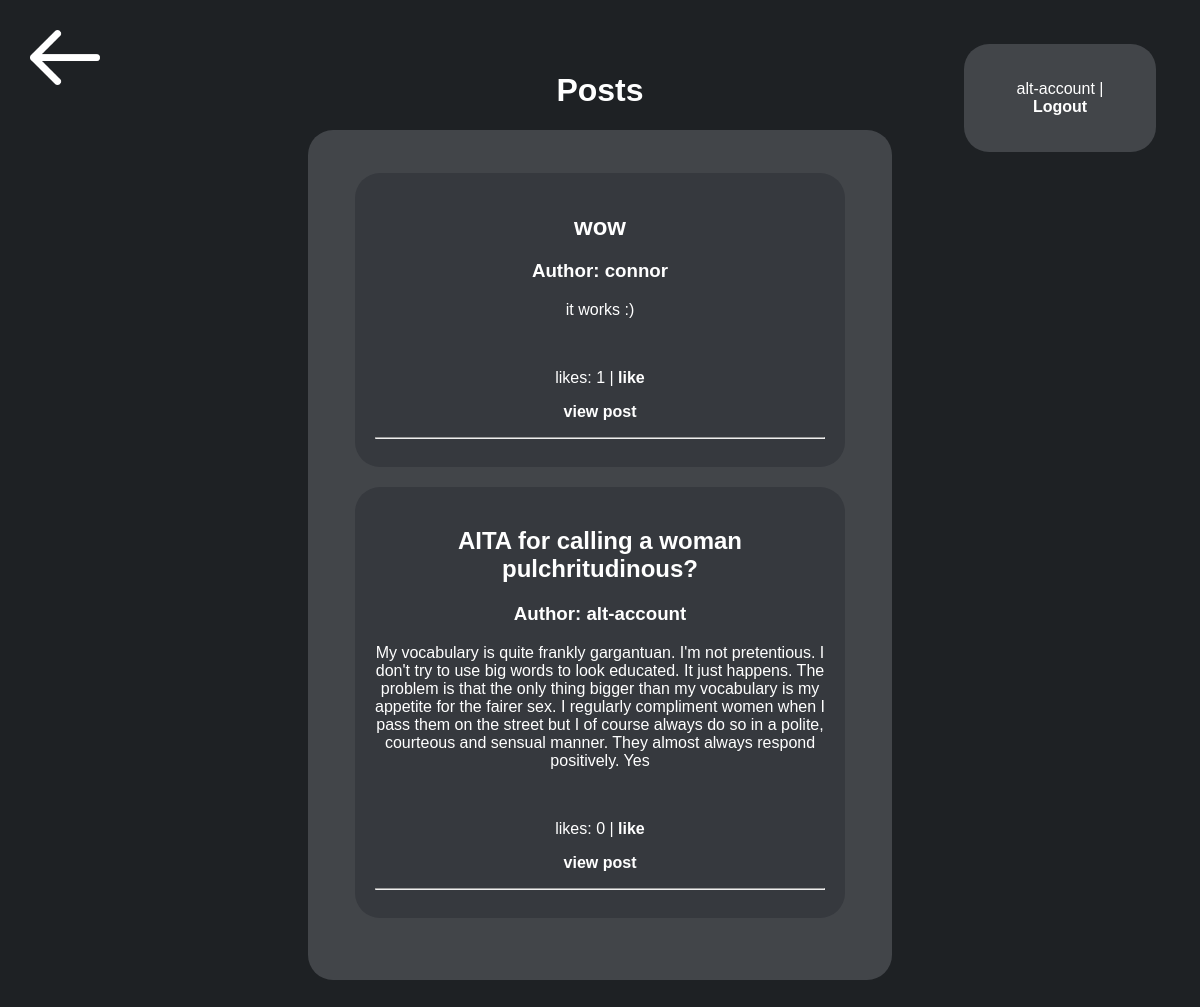
/recipient (signed in), run on the app's committed database.
### app.py (models this page shows, shortened)
class entry(db.Model):
    id = db.Column(db.Integer, primary_key=True)
    title = db.Column(db.String(150), nullable=False)
    content = db.Column(db.String(400), nullable=False)
    date_created = db.Column(db.DateTime, default=datetime.now)
    votes = db.Column(db.Integer, default=0)
    author = db.Column(db.Integer, nullable=False)
    author_name = db.Column(db.String(20), nullable=False)
    comments = db.relationship('comment', backref="entry", lazy=True, cascade='all, delete')

class User(UserMixin, db.Model):
    id = db.Column(db.Integer, primary_key=True)
    name = db.Column(db.String(20), nullable=False)
    pw_hash = db.Column(db.String(400), nullable=False)

### app.py (the view)
@app.route('/recipient')
def viewentries():
    submissions = entry.query.order_by(entry.date_created).all()
    return render_template('recipient.html', submissions=submissions, logged_in=current_user.is_authenticated, name=current_user.name)

### app.py (called while the page is built)
@login_manager.user_loader
def load_user(user_id):
    return User.query.get(int(user_id))

### templates/recipient.html (shortened to what this page needs)
{% extends 'base.html' %}
{% block body %}
<a href="/"><img src="{{ url_for('static', filename='images/back-arrow.png') }}" class="back"></a>
<h1>Posts</h1>
<div class="box">
    {% for entry in submissions %}
        <div class="postbox">
            <h2>{{ entry.title }}</h2>
            <h3>Author: {{ entry.author_name }}</h3>
            <p>{{ entry.content }}</p>
            <br>
            <p>likes: {{ entry.votes }} | <a href="/upvote-post/{{ entry.id }}" class="post-link">like</a></p>
            <p><b><a href="/post/{{entry.id}}" class="post-link">view post</a></b></p>
            {% if submissions|length > 1 %}
                <hr>
            {% endif %}
        </div>
    {% endfor %}
</div>
{% if logged_in %}
    <div class="login-bar">
        {{ name }} | <a href="/logout">Logout</a>
    </div>
{% else %}
    <div class="login-bar">
        <a href="/login">Login</a> | <a href="/signup">Signup</a>
    </div>
{% endif %}
<div class="messages">
</div>
{% endblock %}

### static/css/main.css (style rules this page uses)
body { background-color: rgb(30,33,36); font-family: sans-serif; text-align: center; margin: 6%; color: white; }
.box { background-color: rgb(66, 69, 73); width: 40%; min-width: 500px; margin:auto; border-radius: 25px; padding: 4%; }
img.back { position:absolute; width: 70px; top: 20px; left: 20px; padding:10px; }
.postbox { background-color: rgb(54,57,62); width: 90%; min-width: 450px; margin:auto; border-radius: 25px; padding: 4%; color:white; margin-bottom: 20px; }
a { color:white; font-weight:bold; text-decoration: none; }
.login-bar { background-color: rgb(66, 69, 73); margin: 2%; padding: 3%; width: 10%; border-radius: 25px; position: fixed; top: 20px; right: 20px; }
.messages { margin: 2%; padding: 3%; width: 10%; border-radius: 25px; position: fixed; top: 20px; left: 20px; }

### data on the page
entry: title "wow", author_name "connor", content "it works :)", votes "1"
entry: title "AITA for calling a woman pulchritudinous?", author_name "alt-account", content "My vocabulary is quite frankly gargantuan. I'm not pretentious. I don't try to use big words to look educated. It just happens. The problem is that the only thing bigger than my vocabulary is my appetite for the fairer sex. I regularly compliment women when I pass them on the street but I of course always do so in a polite, courteous and sensual manner. They almost always respond positively. Yes", votes "0"
User: name "alt-account"
